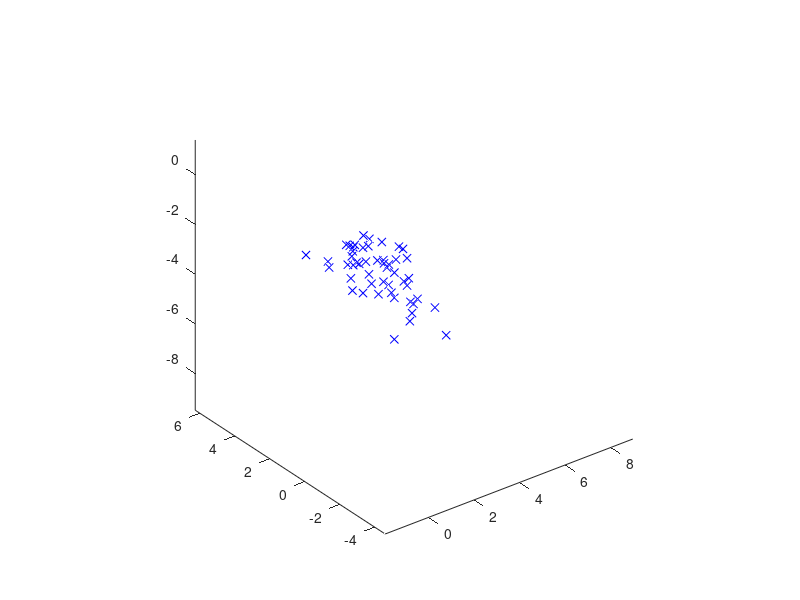

The MATLAB source for this figure:
%% a)
% Punkte generieren und plotten
n = 50;
X = zeros(3, n);

sx = 3;   tx = 5;
sy = 1;   ty = -3;
sz = 0.5; tz = -2;

X(1, :) = sx * randn(1, n) + tx;
X(2, :) = sy * randn(1, n) + ty;
X(3, :) = sz * randn(1, n) + tz;

w1 = 60;
w2 = 30;
w3 = 0;

R1 = [cosd(w1) -sind(w1) 0; sind(w1) cosd(w1) 0; 0 0 1];
R2 = [cosd(w2) 0 sind(w2); 0 1 0; -sind(w2) 0 cosd(w2)];
R3 = [1 0 0; 0 cosd(w3) -sind(w3); 0 sind(w3) cosd(w3)];

X = R3 * R2 * R1 * X;

figure(1);
plot3(X(1, :), X(2, :), X(3, :), 'xb'); axis equal;

%% b)
% Hauptkomponenten bestimmen (Eigenwerte und Eigenvektoren der
% Kovarianzmatrix der Punktmenge berechnen)

% TODO


%% c)
% Hauptachsen (Eigenvektoren) plotten und deren Länge mit dem zugehörigen
% Eigenwert gewichten

% TODO


%% d)
% Projektion auf eine der Hauptachsen über Skalarprodukt
% Tipp: Eigenvektoren haben die Länge 1

% TODO


% Varianz in der Projektion

% TODO


%% e)
% Rekonstruktion aus 1D-Unterraum und Plot

% TODO


%% f)
% Projektion in den 2D-Unterraum der ersten beiden Hauptkomponenten und Rekonstruktion

% TODO


% mittlerer quadratischer Rekonstruktionsfehler

% TODO

